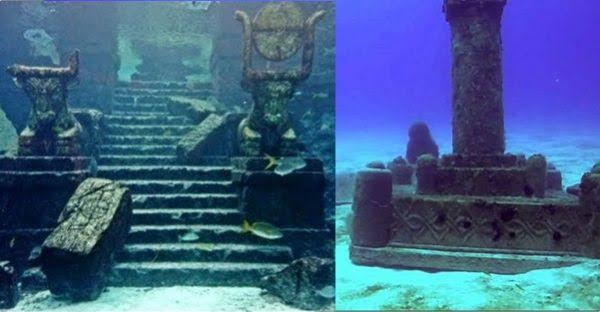
#> input picture src/input_data/architectural_columns.jpg, 600 x 312 px
$ python -i processor2.py   (imports and definitions only)
#> lines starting #> are read from the running program, lines starting #| are printed output that depends on the picture; after the words box and inside, x2 and y2 are one past the last pixel; in counts of white or black regions, pixels touching at a corner belong together
"""
Core Image Processing Analysis (IPA) Engine for Archaeological Excavation Sites.
"""

import cv2
import numpy as np
import logging

# [1 line not run here, left out]
logger = logging.getLogger(__name__)

class ArchaeologicalProcessor:
    def __init__(self, image_path: str):
        self.image_path = image_path
        self.raw_image = None
        self.gray_image = None
        self.enhanced_image = None
        self.edge_map = None
        self.segmentation_mask = None
        self.metrics = {}

    def load_image(self) -> bool:
        """Loads the excavation site image from disk."""
        try:
            self.raw_image = cv2.imread(self.image_path)
#> self.raw_image is the input picture: shape (312, 600, 3); mean B, G, R 137.6, 97.4, 64.1
            if self.raw_image is None:
                logger.error(f"Failed to load image at: {self.image_path}")
                return False
            self.gray_image = cv2.cvtColor(self.raw_image, cv2.COLOR_BGR2GRAY)
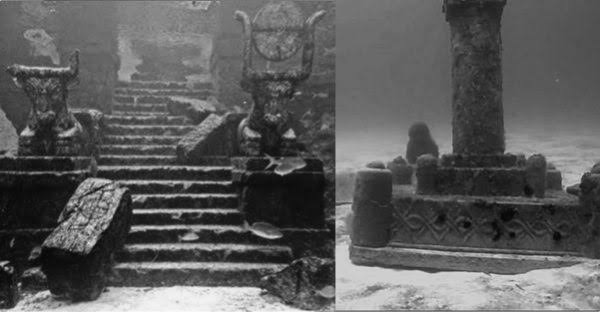
#> self.gray_image: shape (312, 600); min 4, max 249, mean 92
            logger.info("Excavation site image successfully loaded.")
            return True
        except Exception as e:
            logger.exception(f"Exception occurred while loading image: {e}")
            return False

    def enhance_site_texture(self) -> None:
        """Applies bilateral filtering to smooth dirt/soil gradients while preserving sharp stone/artifact edges."""
        # Bilateral filter is brilliant for archaeology: it keeps rock edges sharp while smoothing soil texture noise.
        self.enhanced_image = cv2.bilateralFilter(self.gray_image, d=9, sigmaColor=75, sigmaSpace=75)
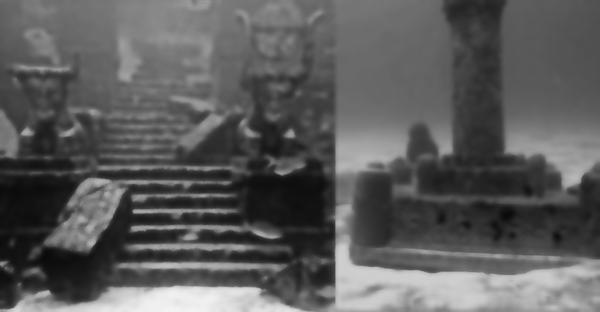
#> self.enhanced_image: shape (312, 600); min 11, max 243, mean 91.9
        logger.info("Bilateral filtering applied to preserve structural feature boundaries.")

    def detect_stratigraphy_and_boundaries(self, low_thresh: int = 50, high_thresh: int = 150) -> None:
        """Uses Canny Edge Detection to trace soil strata layers, rock boundaries, or trench walls."""
#> called with low_thresh = 50, high_thresh = 150
        self.edge_map = cv2.Canny(self.enhanced_image, low_thresh, high_thresh)
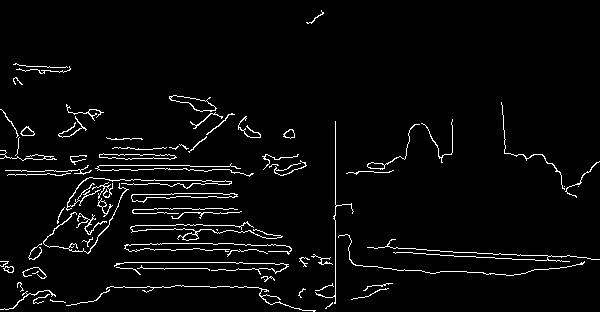
#> self.edge_map: shape (312, 600); 3.7% white in thin lines or dots
        logger.info("Stratigraphic boundaries and edge maps extracted.")

    def segment_features(self) -> None:
        """Applies Otsu's Thresholding to separate dark soil features/pits from lighter stones or floors."""
        _, self.segmentation_mask = cv2.threshold(self.enhanced_image, 0, 255, cv2.THRESH_BINARY + cv2.THRESH_OTSU)
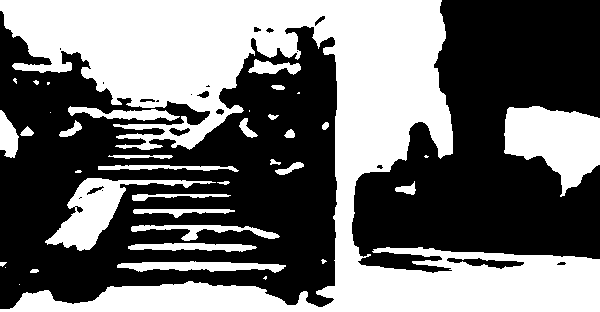
#> self.segmentation_mask: shape (312, 600); 44% white; 38 white regions (12 under 20 px), largest, box (x1, y1, x2, y2) and area: (0, 0, 600, 312) 65986, (504, 106, 600, 197) 5488, (45, 178, 216, 251) 3392
        logger.info("Site feature segmentation completed via Otsu thresholding.")

    def compute_metrics(self) -> dict:
        """Calculates quantitative archaeological site metrics (e.g., exposed stone/feature ratio vs soil)."""
        total_pixels = self.gray_image.size
#> total_pixels = 187200
        edge_pixel_count = np.sum(self.edge_map > 0)
#> edge_pixel_count = 6909
        feature_pixel_count = np.sum(self.segmentation_mask == 255)
#> feature_pixel_count = 82335

        self.metrics = {
            "total_pixels": int(total_pixels),
            "boundary_complexity_score": int(edge_pixel_count),
            "feature_coverage_percentage": round((feature_pixel_count / total_pixels) * 100, 2),
            "structural_density_ratio": round((edge_pixel_count / total_pixels) * 100, 2)
        }
#> self.metrics = {'total_pixels': 187200, 'boundary_complexity_score': 6909, 'feature_coverage_percentage': 43.98, 'structural_density_ratio': 3.69}
        logger.info("Archaeological quantitative metrics computed.")
        return self.metrics

    def process_pipeline(self) -> dict:
        if not self.load_image():
            return {}
        self.enhance_site_texture()
        self.detect_stratigraphy_and_boundaries()
        self.segment_features()
        return self.compute_metrics()


>>> result = ArchaeologicalProcessor('input_data/architectural_columns.jpg').process_pipeline()
#> result has the same summary as self.metrics in compute_metrics

$ run again, on src/input_data/stone_blocks 2.jpg
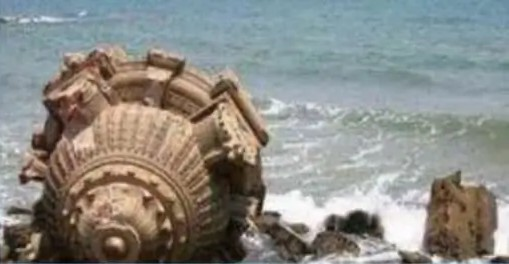
#> input picture src/input_data/stone_blocks 2.jpg, 509 x 264 px
#> in load_image, self.raw_image is the input picture: shape (264, 509, 3); mean B, G, R 133.8, 139.1, 139.5
#> in detect_stratigraphy_and_boundaries, `self.edge_map = cv2.Canny(self.enhanced_image, low_thresh, high_thresh)`:
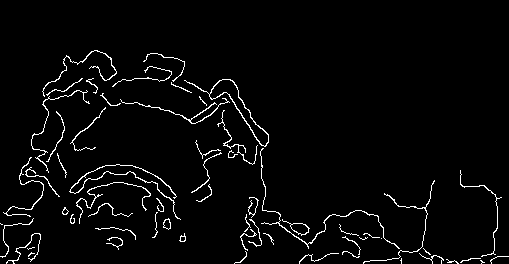
#> self.edge_map: shape (264, 509); 3.2% white in thin lines or dots, all inside (x1, y1, x2, y2) = (0, 50, 509, 264)
#> in segment_features, `_, self.segmentation_mask = cv2.threshold(self.enhanced_image, 0, 255,..`:
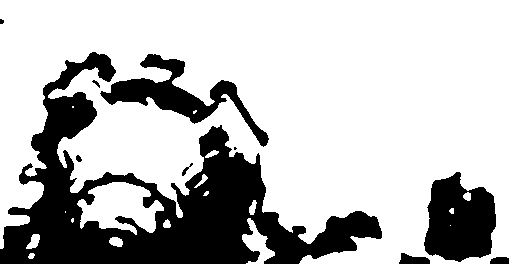
#> self.segmentation_mask: shape (264, 509); 73.6% white; 10 black regions (2 under 20 px), largest, box (x1, y1, x2, y2) and area: (0, 52, 382, 264) 26335, (424, 172, 496, 262) 4730, (100, 54, 269, 147) 3875
#> edge_pixel_count = 4322
#> feature_pixel_count = 98966
#> self.metrics = {'total_pixels': 134376, 'boundary_complexity_score': 4322, 'feature_coverage_percentage': 73.65, 'structural_density_ratio': 3.22}
#> result has the same summary as self.metrics in compute_metrics

$ run again, on src/input_data/stone_blocks 3.jpg
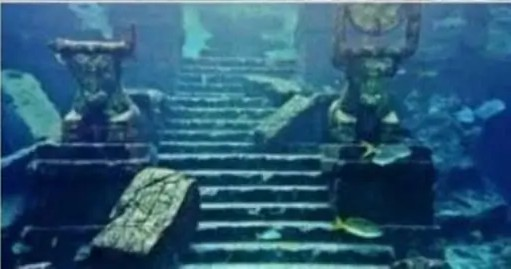
#> input picture src/input_data/stone_blocks 3.jpg, 511 x 269 px
#> in load_image, self.raw_image is the input picture: shape (269, 511, 3); mean B, G, R 118.3, 92.5, 46.4
#> in detect_stratigraphy_and_boundaries, `self.edge_map = cv2.Canny(self.enhanced_image, low_thresh, high_thresh)`:
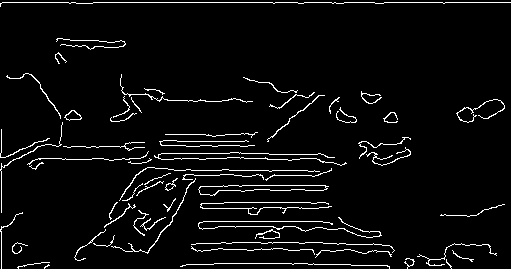
#> self.edge_map: shape (269, 511); 4.6% white in thin lines or dots
#> in segment_features, `_, self.segmentation_mask = cv2.threshold(self.enhanced_image, 0, 255,..`:
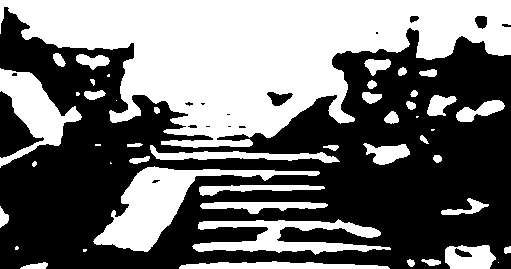
#> self.segmentation_mask: shape (269, 511); 44.5% white; 47 white regions (10 under 20 px), largest, box (x1, y1, x2, y2) and area: (0, 0, 511, 148) 40187, (93, 166, 320, 252) 5410, (192, 219, 391, 255) 3228
#> edge_pixel_count = 6311
#> feature_pixel_count = 61228
#> self.metrics = {'total_pixels': 137459, 'boundary_complexity_score': 6311, 'feature_coverage_percentage': 44.54, 'structural_density_ratio': 4.59}
#> result has the same summary as self.metrics in compute_metrics

$ run again, on src/input_data/stone_blocks.jpg
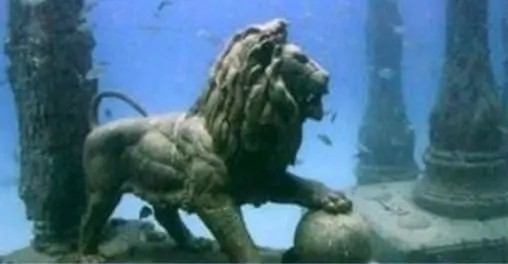
#> input picture src/input_data/stone_blocks.jpg, 508 x 264 px
#> in load_image, self.raw_image is the input picture: shape (264, 508, 3); mean B, G, R 129.2, 109.9, 71.6
#> in detect_stratigraphy_and_boundaries, `self.edge_map = cv2.Canny(self.enhanced_image, low_thresh, high_thresh)`:
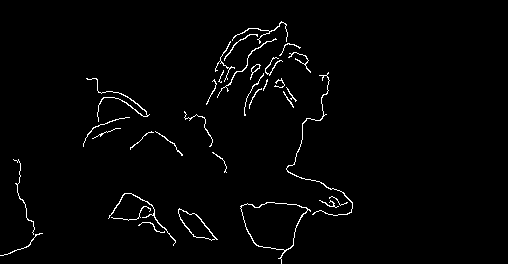
#> self.edge_map: shape (264, 508); 1.8% white in thin lines or dots, all inside (x1, y1, x2, y2) = (0, 21, 353, 264)
#> in segment_features, `_, self.segmentation_mask = cv2.threshold(self.enhanced_image, 0, 255,..`:
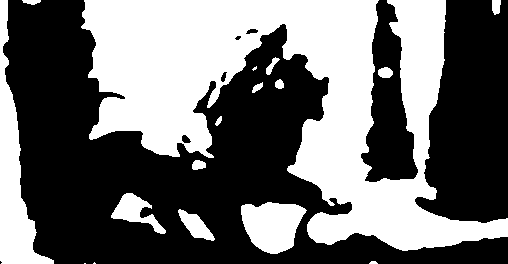
#> self.segmentation_mask: shape (264, 508); 42.8% white; 17 white regions (3 under 20 px), largest, box (x1, y1, x2, y2) and area: (81, 0, 508, 251) 47960, (0, 0, 54, 264) 4860, (241, 202, 307, 254) 2437
#> edge_pixel_count = 2416
#> feature_pixel_count = 57449
#> self.metrics = {'total_pixels': 134112, 'boundary_complexity_score': 2416, 'feature_coverage_percentage': 42.84, 'structural_density_ratio': 1.8}
#> result has the same summary as self.metrics in compute_metrics
